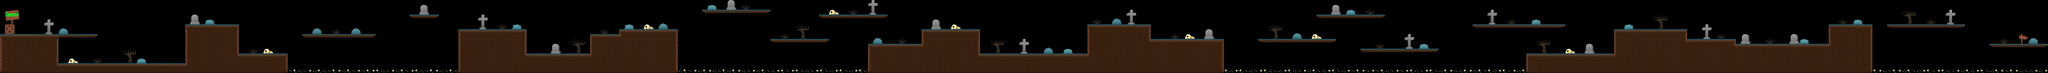

Tiled map render using the project's own tile images. Description and the map definition, with tile-layer contents summarised, below:
An orthogonal 420x15 tile map with 32x32 px tiles, 3 tile layers (suelo, objetos, letra), 3 tilesets and 34 objects (terreno 1, terreno 2, terreno 3, terreno 4, terreno 5, ...).

<map version="1.8" tiledversion="1.8.2" orientation="orthogonal" renderorder="right-down" width="420" height="15" tilewidth="32" tileheight="32" infinite="0" nextlayerid="7" nextobjectid="37">
 <tileset firstgid="1" source="objetos.tsx" />
 <tileset firstgid="65" source="tiles.tsx" />
 <tileset firstgid="97" source="letra.tsx" />
 <layer id="2" name="suelo" width="420" height="15">
  <data>[6300 cells, 1944 non-empty, 20 distinct tile ids]</data>
 </layer>
 <layer id="3" name="objetos" width="420" height="15">
  <data>[6300 cells, 343 non-empty, 53 distinct tile ids]</data>
 </layer>
 <layer id="6" name="letra" width="420" height="15">
  <data>[6300 cells, 6 non-empty, 6 distinct tile ids]</data>
 </layer>
 <objectgroup id="4" name="terreno">
  <object id="1" name="terreno 1" x="0" y="224" width="384" height="254.667" />
  <object id="2" name="terreno 2" x="384.667" y="223.667" width="254.667" height="24" />
  <object id="3" name="terreno 3" x="384.121" y="414.909" width="834.061" height="63.8788" />
  <object id="4" name="terreno 4" x="1216.24" y="159.879" width="350.424" height="318.848" />
  <object id="5" name="terreno 5" x="1566.67" y="352.242" width="321.818" height="126.545" />
  <object id="6" name="terreno 6" x="3008.12" y="190.909" width="446.424" height="287.879" />
  <object id="7" name="terreno 7" x="3455.21" y="353.576" width="416.061" height="125.636" />
  <object id="8" name="terreno 8" x="3872" y="225.333" width="191.455" height="252.97" />
  <object id="9" name="terreno 9" x="4064" y="191.939" width="384.061" height="286.848" />
  <object id="10" name="terreno 10" x="5695.94" y="288.606" width="352.545" height="190.485" />
  <object id="11" name="terreno 11" x="6048.12" y="192" width="384.364" height="287.03" />
  <object id="12" name="terreno 12" x="6432.67" y="354.545" width="703.697" height="125.636" />
  <object id="13" name="terreno 13" x="7137.39" y="160.606" width="414.121" height="317.576" />
  <object id="14" name="terreno 14" x="7551.52" y="256.545" width="481.091" height="225.273" />
  <object id="15" name="terreno 15" x="10016.2" y="352.242" width="574.727" height="126.848" />
  <object id="16" name="terreno 16" x="10592.2" y="190.909" width="479.091" height="289.273" />
  <object id="17" name="terreno 17" x="11071.3" y="255.879" width="322.606" height="222.909" />
  <object id="18" name="terreno 18" x="11394.2" y="288.97" width="606.061" height="190.848" />
  <object id="19" name="terreno 19" x="12000" y="160.606" width="288.182" height="318.485" />
  <object id="20" name="huesos 1" x="1888.55" y="456.121" width="1120.55" height="22.9091" />
  <object id="21" name="huesos 2" x="4448.73" y="456.182" width="1246.06" height="23.3333" />
  <object id="22" name="huesos 3" x="8032.97" y="455.879" width="1984.42" height="25.9394" />
  <object id="23" name="huesos 4" x="12289.2" y="457.212" width="1152.24" height="21.3333" />
  <object id="24" name="isla 1 " x="1983.82" y="223.879" width="480.545" height="24.303" />
  <object id="25" name="isla 2" x="2687.88" y="95.8485" width="192.121" height="23.697" />
  <object id="26" name="isla 3" x="4607.76" y="64.8485" width="446.788" height="22.7879" />
  <object id="27" name="isla 4" x="5054.55" y="256.182" width="384.909" height="24.0606" />
  <object id="28" name="isla 5" x="5377.7" y="97.3333" width="446.848" height="20.8485" />
  <object id="31" name="isla 6" x="8256.55" y="256.182" width="513.152" height="23.0909" />
  <object id="32" name="isla 7" x="8640.12" y="95.2727" width="447.394" height="23.9394" />
  <object id="33" name="isla 8" x="8929.15" y="320.727" width="511.212" height="24.7273" />
  <object id="34" name="isla 9" x="9665.21" y="160.424" width="607.212" height="23.2121" />
  <object id="35" name="isla 10" x="12384.8" y="161.667" width="511.939" height="21.2121" />
  <object id="36" name="isla 11" x="13056.7" y="287.879" width="383.515" height="23.6364" />
 </objectgroup>
</map>
